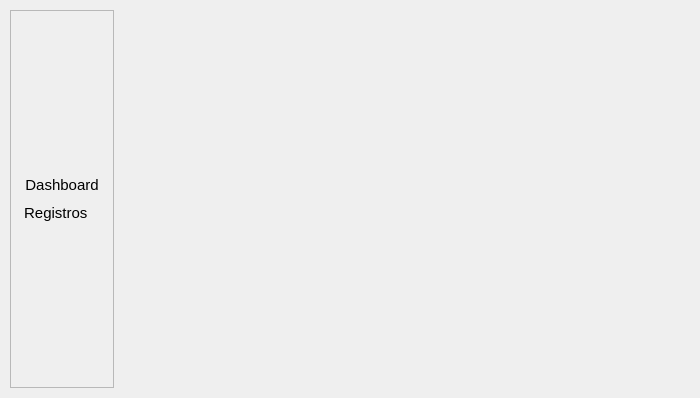
<?xml version="1.0" encoding="UTF-8"?>
<ui version="4.0">
 <class>HomeForm</class>
 <widget class="QWidget" name="HomeForm">
  <property name="geometry">
   <rect>
    <x>0</x>
    <y>0</y>
    <width>700</width>
    <height>398</height>
   </rect>
  </property>
  <property name="font">
   <font>
    <family>Segoe UI</family>
    <pointsize>11</pointsize>
   </font>
  </property>
  <property name="windowTitle">
   <string>Form</string>
  </property>
  <layout class="QHBoxLayout" name="mainLayout" stretch="0,1">
   <property name="spacing">
    <number>10</number>
   </property>
   <property name="leftMargin">
    <number>10</number>
   </property>
   <property name="topMargin">
    <number>10</number>
   </property>
   <property name="rightMargin">
    <number>10</number>
   </property>
   <property name="bottomMargin">
    <number>10</number>
   </property>
   <item>
    <widget class="QFrame" name="frame">
     <property name="font">
      <font>
       <family>Segoe UI</family>
       <pointsize>11</pointsize>
      </font>
     </property>
     <property name="styleSheet">
      <string notr="true">QPushButton { background-color: transparent }</string>
     </property>
     <property name="frameShape">
      <enum>QFrame::StyledPanel</enum>
     </property>
     <property name="frameShadow">
      <enum>QFrame::Raised</enum>
     </property>
     <layout class="QVBoxLayout" name="verticalLayout">
      <property name="spacing">
       <number>2</number>
      </property>
      <item>
       <spacer name="verticalSpacer">
        <property name="orientation">
         <enum>Qt::Vertical</enum>
        </property>
        <property name="sizeHint" stdset="0">
         <size>
          <width>20</width>
          <height>141</height>
         </size>
        </property>
       </spacer>
      </item>
      <item>
       <widget class="QPushButton" name="btnDash">
        <property name="font">
         <font>
          <family>Segoe UI</family>
          <pointsize>11</pointsize>
         </font>
        </property>
        <property name="text">
         <string>Dashboard</string>
        </property>
        <property name="icon">
         <iconset resource="resource.qrc">
          <normaloff>:/root/imgs/light-pie.svg</normaloff>:/root/imgs/light-pie.svg</iconset>
        </property>
        <property name="iconSize">
         <size>
          <width>25</width>
          <height>25</height>
         </size>
        </property>
        <property name="flat">
         <bool>true</bool>
        </property>
       </widget>
      </item>
      <item>
       <widget class="QPushButton" name="btnReg">
        <property name="font">
         <font>
          <family>Segoe UI</family>
          <pointsize>11</pointsize>
         </font>
        </property>
        <property name="text">
         <string>Registros   </string>
        </property>
        <property name="icon">
         <iconset resource="resource.qrc">
          <normaloff>:/root/imgs/light-table.svg</normaloff>:/root/imgs/light-table.svg</iconset>
        </property>
        <property name="iconSize">
         <size>
          <width>25</width>
          <height>25</height>
         </size>
        </property>
        <property name="flat">
         <bool>true</bool>
        </property>
       </widget>
      </item>
      <item>
       <spacer name="verticalSpacer_2">
        <property name="orientation">
         <enum>Qt::Vertical</enum>
        </property>
        <property name="sizeHint" stdset="0">
         <size>
          <width>20</width>
          <height>141</height>
         </size>
        </property>
       </spacer>
      </item>
     </layout>
    </widget>
   </item>
   <item>
    <widget class="QWidget" name="widContent" native="true"/>
   </item>
  </layout>
 </widget>
 <resources>
  <include location="resource.qrc"/>
 </resources>
 <connections/>
</ui>
